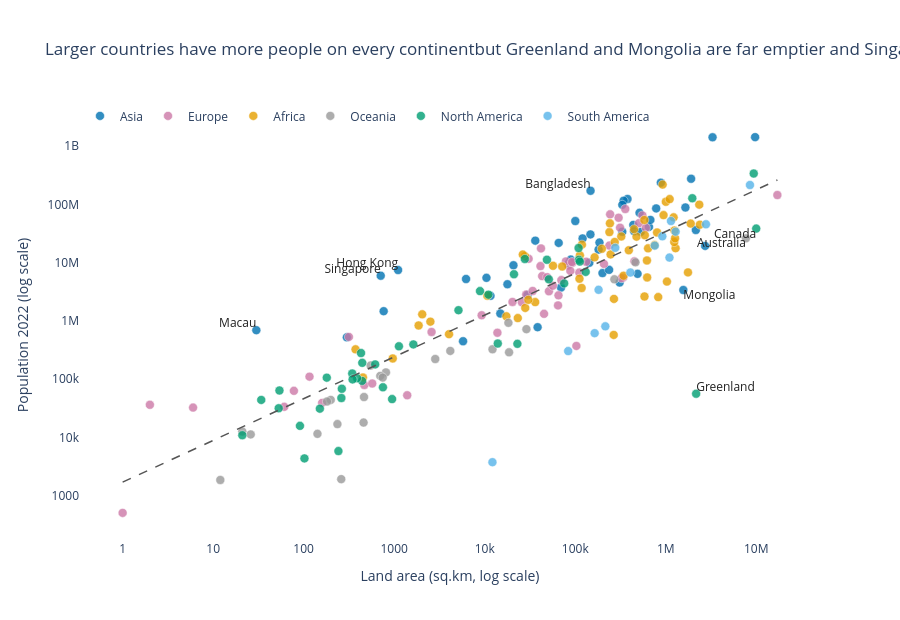

The notebook cell saved with this chart:
### Markdown cell above
**Chart choice & justification:** *Which chart did you choose, and why? Justify design choices.

A scatter plot because the question is about the relationship between two numeric variables (land area and 2022 population). Both axes are on a log scale values span from a few sq.km to 17 million sq.km and from a few hundred to 1.4 billion people so a linear scale would squash most countries into a corner. Colour encodes continent using a noraml palette, to show whether the pattern differs by region. A dashed grey line shows the overall trend and the countries furthest from it are labelled directly so the outliers can be read without hovering. The legend is placed above the plot and the gridlines are removed.

### Code cell
# Q3
import plotly.graph_objects as go

d = df.copy()
lx, ly = np.log10(d['Area']), np.log10(d['2022 Population'])
slope, intercept = np.polyfit(lx, ly, 1)

palette = {
    'Africa': '#E69F00', 'Asia': '#0072B2', 'Europe': '#CC79A7',
    'North America': '#009E73', 'Oceania': '#999999', 'South America': '#56B4E9',
}

fig = px.scatter(
    d, x='Area', y='2022 Population', color='Continent',
    color_discrete_map=palette, hover_name='Country', log_x=True, log_y=True,
    template='plotly_white', opacity=0.8,
    title='Larger countries have more people on every continent'
          'but Greenland and Mongolia are far emptier and Singapore and Macau far fuller than size predicts',
)
fig.update_traces(marker=dict(size=9, line=dict(width=0.5, color='white')))

# Overall trend line
xs = np.array([d['Area'].min(), d['Area'].max()])
fig.add_trace(go.Scatter(
    x=xs, y=10 ** (intercept + slope * np.log10(xs)), mode='lines',
    line=dict(color='#555', dash='dash', width=1.5), showlegend=False, hoverinfo='skip',
))

# Direct labels for the countries that break the pattern
labels = {
    'Greenland': 'top right', 'Mongolia': 'bottom right', 'Australia': 'bottom left',
    'Canada': 'bottom left', 'Singapore': 'top left', 'Hong Kong': 'top left',
    'Macau': 'top left', 'Bangladesh': 'top left',
}
lab = d[d['Country'].isin(labels)]
fig.add_trace(go.Scatter(
    x=lab['Area'], y=lab['2022 Population'], mode='text', text=lab['Country'],
    textposition=[labels[c] for c in lab['Country']],
    textfont=dict(size=12, color='#222'), showlegend=False, hoverinfo='skip',
))

fig.update_layout(
    height=620, legend=dict(orientation='h', y=1.02, x=0, title=None),
    xaxis_title='Land area (sq.km, log scale)',
    yaxis_title='Population 2022 (log scale)',
    margin=dict(t=110),
)
fig.update_xaxes(showgrid=False)
fig.update_yaxes(showgrid=False)
fig.show()

### Figure 1 — Plotly figure (JSON) as saved in the notebook; plotly's stock layout.template omitted (floating-point values rounded to 4 significant figures)
{"data": [{"hovertemplate": "<b>%{hovertext}</b><br><br>Continent=Asia<br>Area=%{x}<br>2022 Population=%{y}<extra></extra>", "hovertext": ["Afghanistan", "Armenia", "Azerbaijan", "Bahrain", "Bangladesh", "Bhutan", "Brunei", "Cambodia", "China", "Georgia", "Hong Kong", "India", "Indonesia", "Iran", "Iraq", "Israel", "Japan", "Jordan", "Kazakhstan", "Kuwait", "Kyrgyzstan", "Laos", "Lebanon", "Macau", "Malaysia", "Maldives", "Mongolia", "Myanmar", "Nepal", "North Korea", "Oman", "Pakistan", "Palestine", "Philippines", "Qatar", "Saudi Arabia", "Singapore", "South Korea", "Sri Lanka", "Syria", "Taiwan", "Tajikistan", "Thailand", "Timor-Leste", "Turkey", "Turkmenistan", "United Arab Emirates", "Uzbekistan", "Vietnam", "Yemen"], "legendgroup": "Asia", "marker": {"color": "#0072B2", "line": {"color": "white", "width": 0.5}, "opacity": 0.8, "size": 9, "symbol": "circle"}, "mode": "markers", "name": "Asia", "orientation": "v", "showlegend": true, "type": "scatter", "x": [652230, 29743, 86600, 765, 147570, 38394, 5765, 181035, 9706961, 69700, 1104, 3287590, 1904569, 1648195, 438317, 20770, 377930, 89342, 2724900, 17818, 199951, 236800, 10452, 30, 330803, 300, 1564110, 676578, 147181, 120538, 309500, 881912, 6220, 342353, 11586, 2149690, 710, 100210, 65610, 185180, 36193, 143100, 513120, 14874, 783562, 488100, 83600, 447400, 331212, 527968], "xaxis": "x", "y": [41128771, 2780469, 10358074, 1472233, 171186372, 782455, 449002, 16767842, 1425887337, 3744385, 7488865, 1417173173, 275501339, 88550570, 44496122, 9038309, 123951692, 11285869, 19397998, 4268873, 6630623, 7529475, 5489739, 695168, 33938221, 523787, 3398366, 54179306, 30547580, 26069416, 4576298, 235824862, 5250072, 115559009, 2695122, 36408820, 5975689, 51815810, 21832143, 22125249, 23893394, 9952787, 71697030, 1341296, 85341241, 6430770, 9441129, 34627652, 98186856, 33696614], "yaxis": "y"}, {"hovertemplate": "<b>%{hovertext}</b><br><br>Continent=Europe<br>Area=%{x}<br>2022 Population=%{y}<extra></extra>", "hovertext": ["Albania", "Andorra", "Austria", "Belarus", "Belgium", "Bosnia and Herzegovina", "Bulgaria", "Croatia", "Cyprus", "Czech Republic", "Denmark", "Estonia", "Faroe Islands", "Finland", "France", "Germany", "Gibraltar", "Greece", "Guernsey", "Hungary", "Iceland", "Ireland", "Isle of Man", "Italy", "Jersey", "Latvia", "Liechtenstein", "Lithuania", "Luxembourg", "Malta", "Moldova", "Monaco", "Montenegro", "Netherlands", "North Macedonia", "Norway", "Poland", "Portugal", "Romania", "Russia", "San Marino", "Serbia", "Slovakia", "Slovenia", "Spain", "Sweden", "Switzerland", "Ukraine", "United Kingdom", "Vatican City"], "legendgroup": "Europe", "marker": {"color": "#CC79A7", "line": {"color": "white", "width": 0.5}, "opacity": 0.8, "size": 9, "symbol": "circle"}, "mode": "markers", "name": "Europe", "orientation": "v", "showlegend": true, "type": "scatter", "x": [28748, 468, 83871, 207600, 30528, 51209, 110879, 56594, 9251, 78865, 43094, 45227, 1393, 338424, 551695, 357114, 6, 131990, 78, 93028, 103000, 70273, 572, 301336, 116, 64559, 160, 65300, 2586, 316, 33846, 2, 13812, 41850, 25713, 323802, 312679, 92090, 238391, 17098242, 61, 88361, 49037, 20273, 505992, 450295, 41284, 603500, 242900, 1], "xaxis": "x", "y": [2842321, 79824, 8939617, 9534954, 11655930, 3233526, 6781953, 4030358, 1251488, 10493986, 5882261, 1326062, 53090, 5540745, 64626628, 83369843, 32649, 10384971, 63301, 9967308, 372899, 5023109, 84519, 59037474, 110778, 1850651, 39327, 2750055, 647599, 533286, 3272996, 36469, 627082, 17564014, 2093599, 5434319, 39857145, 10270865, 19659267, 144713314, 33660, 7221365, 5643453, 2119844, 47558630, 10549347, 8740472, 39701739, 67508936, 510], "yaxis": "y"}, {"hovertemplate": "<b>%{hovertext}</b><br><br>Continent=Africa<br>Area=%{x}<br>2022 Population=%{y}<extra></extra>", "hovertext": ["Algeria", "Angola", "Benin", "Botswana", "Burkina Faso", "Burundi", "Cameroon", "Cape Verde", "Central African Republic", "Chad", "Comoros", "Djibouti", "DR Congo", "Egypt", "Equatorial Guinea", "Eritrea", "Eswatini", "Ethiopia", "Gabon", "Gambia", "Ghana", "Guinea", "Guinea-Bissau", "Ivory Coast", "Kenya", "Lesotho", "Liberia", "Libya", "Madagascar", "Malawi", "Mali", "Mauritania", "Mauritius", "Mayotte", "Morocco", "Mozambique", "Namibia", "Niger", "Nigeria", "Republic of the Congo", "Reunion", "Rwanda", "Sao Tome and Principe", "Senegal", "Seychelles", "Sierra Leone", "Somalia", "South Africa", "South Sudan", "Sudan", "Tanzania", "Togo", "Tunisia", "Uganda", "Western Sahara", "Zambia", "Zimbabwe"], "legendgroup": "Africa", "marker": {"color": "#E69F00", "line": {"color": "white", "width": 0.5}, "opacity": 0.8, "size": 9, "symbol": "circle"}, "mode": "markers", "name": "Africa", "orientation": "v", "showlegend": true, "type": "scatter", "x": [2381741, 1246700, 112622, 582000, 272967, 27834, 475442, 4033, 622984, 1284000, 1862, 23200, 2344858, 1002450, 28051, 117600, 17364, 1104300, 267668, 10689, 238533, 245857, 36125, 322463, 580367, 30355, 111369, 1759540, 587041, 118484, 1240192, 1030700, 2040, 374, 446550, 801590, 825615, 1267000, 923768, 342000, 2511, 26338, 964, 196722, 452, 71740, 637657, 1221037, 619745, 1886068, 945087, 56785, 163610, 241550, 266000, 752612, 390757], "xaxis": "x", "y": [44903225, 35588987, 13352864, 2630296, 22673762, 12889576, 27914536, 593149, 5579144, 17723315, 836774, 1120849, 99010212, 110990103, 1674908, 3684032, 1201670, 123379924, 2388992, 2705992, 33475870, 13859341, 2105566, 28160542, 54027487, 2305825, 5302681, 6812341, 29611714, 20405317, 22593590, 4736139, 1299469, 326101, 37457971, 32969517, 2567012, 26207977, 218541212, 5970424, 974052, 13776698, 227380, 17316449, 107118, 8605718, 17597511, 59893885, 10913164, 46874204, 65497748, 8848699, 12356117, 47249585, 575986, 20017675, 16320537], "yaxis": "y"}, {"hovertemplate": "<b>%{hovertext}</b><br><br>Continent=Oceania<br>Area=%{x}<br>2022 Population=%{y}<extra></extra>", "hovertext": ["American Samoa", "Australia", "Cook Islands", "Fiji", "French Polynesia", "Guam", "Kiribati", "Marshall Islands", "Micronesia", "Nauru", "New Caledonia", "New Zealand", "Niue", "Northern Mariana Islands", "Palau", "Papua New Guinea", "Samoa", "Solomon Islands", "Tokelau", "Tonga", "Tuvalu", "Vanuatu", "Wallis and Futuna"], "legendgroup": "Oceania", "marker": {"color": "#999999", "line": {"color": "white", "width": 0.5}, "opacity": 0.8, "size": 9, "symbol": "circle"}, "mode": "markers", "name": "Oceania", "orientation": "v", "showlegend": true, "type": "scatter", "x": [199, 7692024, 236, 18272, 4167, 549, 811, 181, 702, 21, 18575, 270467, 260, 464, 459, 462840, 2842, 28896, 12, 747, 26, 12189, 142], "xaxis": "x", "y": [44273, 26177413, 17011, 929766, 306279, 171774, 131232, 41569, 114164, 12668, 289950, 5185288, 1934, 49551, 18055, 10142619, 222382, 724273, 1871, 106858, 11312, 326740, 11572], "yaxis": "y"}, {"hovertemplate": "<b>%{hovertext}</b><br><br>Continent=North America<br>Area=%{x}<br>2022 Population=%{y}<extra></extra>", "hovertext": ["Anguilla", "Antigua and Barbuda", "Aruba", "Bahamas", "Barbados", "Belize", "Bermuda", "British Virgin Islands", "Canada", "Cayman Islands", "Costa Rica", "Cuba", "Curacao", "Dominica", "Dominican Republic", "El Salvador", "Greenland", "Grenada", "Guadeloupe", "Guatemala", "Haiti", "Honduras", "Jamaica", "Martinique", "Mexico", "Montserrat", "Nicaragua", "Panama", "Puerto Rico", "Saint Barthelemy", "Saint Kitts and Nevis", "Saint Lucia", "Saint Martin", "Saint Pierre and Miquelon", "Saint Vincent and the Grenadines", "Sint Maarten", "Trinidad and Tobago", "Turks and Caicos Islands", "United States", "United States Virgin Islands"], "legendgroup": "North America", "marker": {"color": "#009E73", "line": {"color": "white", "width": 0.5}, "opacity": 0.8, "size": 9, "symbol": "circle"}, "mode": "markers", "name": "North America", "orientation": "v", "showlegend": true, "type": "scatter", "x": [91, 442, 180, 13943, 430, 22966, 54, 151, 9984670, 264, 51100, 109884, 444, 751, 48671, 21041, 2166086, 344, 1628, 108889, 27750, 112492, 10991, 1128, 1964375, 102, 130373, 75417, 8870, 21, 261, 616, 53, 242, 389, 34, 5130, 948, 9372610, 347], "xaxis": "x", "y": [15857, 93763, 106445, 409984, 281635, 405272, 64184, 31305, 38454327, 68706, 5180829, 11212191, 191163, 72737, 11228821, 6336392, 56466, 125438, 395752, 17843908, 11584996, 10432860, 2827377, 367507, 127504125, 4390, 6948392, 4408581, 3252407, 10967, 47657, 179857, 31791, 5862, 103948, 44175, 1531044, 45703, 338289857, 99465], "yaxis": "y"}, {"hovertemplate": "<b>%{hovertext}</b><br><br>Continent=South America<br>Area=%{x}<br>2022 Population=%{y}<extra></extra>", "hovertext": ["Argentina", "Bolivia", "Brazil", "Chile", "Colombia", "Ecuador", "Falkland Islands", "French Guiana", "Guyana", "Paraguay", "Peru", "Suriname", "Uruguay", "Venezuela"], "legendgroup": "South America", "marker": {"color": "#56B4E9", "line": {"color": "white", "width": 0.5}, "opacity": 0.8, "size": 9, "symbol": "circle"}, "mode": "markers", "name": "South America", "orientation": "v", "showlegend": true, "type": "scatter", "x": [2780400, 1098581, 8515767, 756102, 1141748, 276841, 12173, 83534, 214969, 406752, 1285216, 163820, 181034, 916445], "xaxis": "x", "y": [45510318, 12224110, 215313498, 19603733, 51874024, 18001000, 3780, 304557, 808726, 6780744, 34049588, 618040, 3422794, 28301696], "yaxis": "y"}, {"hoverinfo": "skip", "line": {"color": "#555", "dash": "dash", "width": 1.5}, "mode": "lines", "showlegend": false, "type": "scatter", "x": [1, 17098242], "y": [1715.0, 261700000.0]}, {"hoverinfo": "skip", "mode": "text", "showlegend": false, "text": ["Australia", "Bangladesh", "Canada", "Greenland", "Hong Kong", "Macau", "Mongolia", "Singapore"], "textfont": {"color": "#222", "size": 12}, "textposition": ["bottom left", "top left", "bottom left", "top right", "top left", "top left", "bottom right", "top left"], "type": "scatter", "x": [7692024, 147570, 9984670, 2166086, 1104, 30, 1564110, 710], "y": [26177413, 171186372, 38454327, 56466, 7488865, 695168, 3398366, 5975689]}], "layout": {"height": 620, "legend": {"orientation": "h", "title": {}, "tracegroupgap": 0, "x": 0, "y": 1.02}, "margin": {"t": 110}, "title": {"text": "Larger countries have more people on every continentbut Greenland and Mongolia are far emptier and Singapore and Macau far fuller than size predicts"}, "xaxis": {"anchor": "y", "domain": [0, 1], "showgrid": false, "title": {"text": "Land area (sq.km, log scale)"}, "type": "log"}, "yaxis": {"anchor": "x", "domain": [0, 1], "showgrid": false, "title": {"text": "Population 2022 (log scale)"}, "type": "log"}}}
